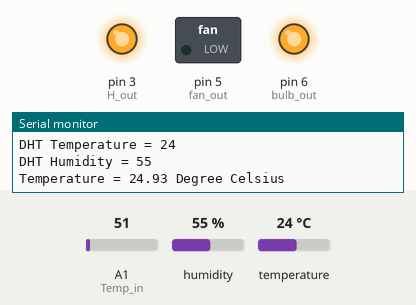
This sketch was run on a simulated Arduino Uno, built with avr-gcc and run on an emulated ATmega328P. On the bench: switched loads named in the sketch (green lamp = pin HIGH), output pins drawn as LEDs (lit = HIGH), the last lines printed to the serial monitor. Inputs (shaded band) come from the test bench; at power-on: humidity 55 %, A1 (Temp_in) = 51, temperature 24 °C.

Above: at 5.8 s.
5.9 s: humidity set to 59 %
10.2 s: humidity set to 62 %
At 13.5 s:
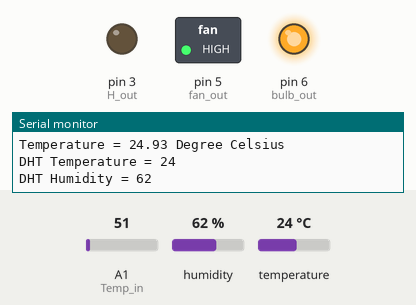
14.5 s: A1 (Temp_in) set to 79
19.3 s: A1 (Temp_in) set to 93
At 21.9 s:
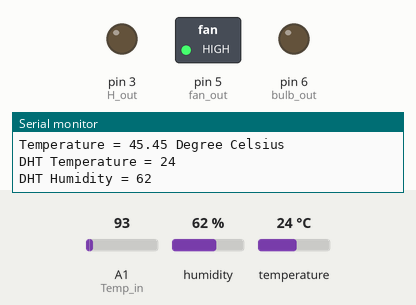
23.6 s: humidity set to 22 %
At 25.0 s:
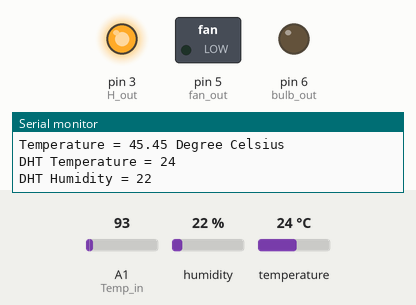
27.9 s: humidity set to 68 %
At 31.4 s:
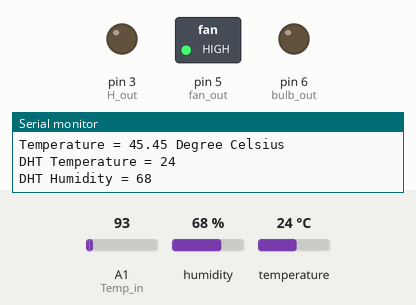
Timing chart, 0 to 32.9 s (numbered marks = the images above; inputs shaded):
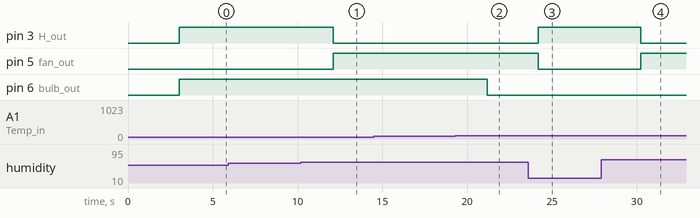

The sketch:

MiniatureGreenhouse.ino
```cpp
#include <dht11.h>

const int H_out = 3;
const int fan_out = 5;
const int bulb_out = 6;
#define DHT11_PIN 7

dht11 DHT11;

// Defining pinouts for various in/outs
const int Temp_in = A1;
// const int Moist_in = A2;

// Defining cut-off points
const float T_high = 50.0;
const float T_low = 36.0;
const float M_high = 60;
const float M_low = 50;

void setup() {
  // put your setup code here, to run once:
  Serial.begin(9600);
  pinMode(H_out, OUTPUT);
  pinMode(fan_out, OUTPUT);
  pinMode(bulb_out, OUTPUT);

}

void loop() {

  delay(2000);
  // put your main code here, to run repeatedly:

  // Measring and Printing Temp reading
  float temp_adc_val;
  float temp_val;
  temp_adc_val = analogRead(Temp_in);        /* Read Temperature */
  temp_val = (temp_adc_val * 500)/1023;       /* Convert adc value to equivalent voltage */
  Serial.print("Temperature = ");
  Serial.print(temp_val);
  Serial.print(" Degree Celsius\n");
  delay(1000);

  float chk = DHT11.read(DHT11_PIN);
  Serial.print("DHT Temperature = ");
  Serial.println(DHT11.temperature);
  Serial.print("DHT Humidity = ");
  Serial.println(DHT11.humidity);


  // Switch ON the fan when temp goes above a Temp
  if (temp_val > T_high)
  {
    digitalWrite(fan_out, HIGH);
  }
  // Switch OFF the fan when temp goes above a Temp
  else if (temp_val < T_high - 5)
  {
    digitalWrite(fan_out, LOW);
  }

  if (temp_val < T_low )
  {
    digitalWrite(bulb_out, HIGH);
  }
  else if (temp_val > T_low + 5 )
  {
    digitalWrite(bulb_out, LOW);
  }


  // Measuring and printing Moisture reading.
  if (DHT11.humidity > M_high)
  {
     digitalWrite(H_out, LOW);
     digitalWrite(fan_out, HIGH);
  }
  else
  {
    digitalWrite(H_out, HIGH);
    digitalWrite(fan_out, LOW);
  }


}
```

Measured:
- the behaviour switches between 60 and 61 % on humidity (found by bisection; images 0 and 1)
- the behaviour switches between 83 and 84 on A1 (Temp_in) (found by bisection; images 1 and 2)
- after the input at 10.2 s, pin 3 (H_out): HIGH → LOW after 1.9 s; pin 5 (fan_out): LOW → HIGH after 1.9 s
- after the input at 19.3 s, pin 6 (bulb_out): HIGH → LOW after 1.9 s
- after the input at 23.6 s, pin 3 (H_out): LOW → HIGH after 0.60 s; pin 5 (fan_out): HIGH → LOW after 0.60 s
- after the input at 27.9 s, pin 3 (H_out): HIGH → LOW after 2.3 s; pin 5 (fan_out): LOW → HIGH after 2.3 s
